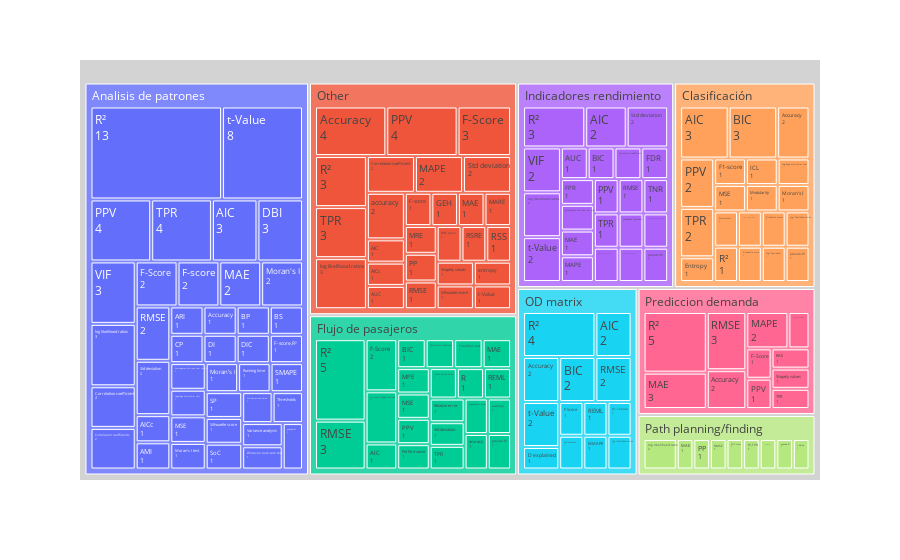

Here is the notebook cell this chart was saved with:
### Code cell
import plotly.express as px

aggregated_table = (
    data[columns]
    .groupby(["Analysis type", "Validation metrics"])[["ID"]]
    .nunique()
    .sort_values(by="ID")
)
fig = px.treemap(
    aggregated_table.reset_index(),
    path=["Analysis type", "Validation metrics"],
    values="ID",
)
fig.update_traces(
    root_color="lightgrey", textinfo="label+value"
)
# fig.update_layout(margin = dict(t=50, l=25, r=25, b=25))
fig.show()
# fig.write_image("img/treemap.pdf", format="pdf")

### Figure 1 — Plotly figure (JSON) as saved in the notebook; plotly's stock layout.template omitted (floating-point values rounded to 4 significant figures; data arrays with more than 128 entries replaced by an {"elided": "..."} marker saying what was removed)
{"data": [{"branchvalues": "total", "domain": {"x": [0, 1], "y": [0, 1]}, "hovertemplate": "labels=%{label}<br>ID=%{value}<br>parent=%{parent}<br>id=%{id}<extra></extra>", "ids": {"elided": "175 str values"}, "labels": {"elided": "175 str values"}, "name": "", "parents": {"elided": "175 str values"}, "root": {"color": "lightgrey"}, "textinfo": "label+value", "type": "treemap", "values": {"elided": "175 int values"}}], "layout": {"legend": {"tracegroupgap": 0}, "margin": {"t": 60}}}
